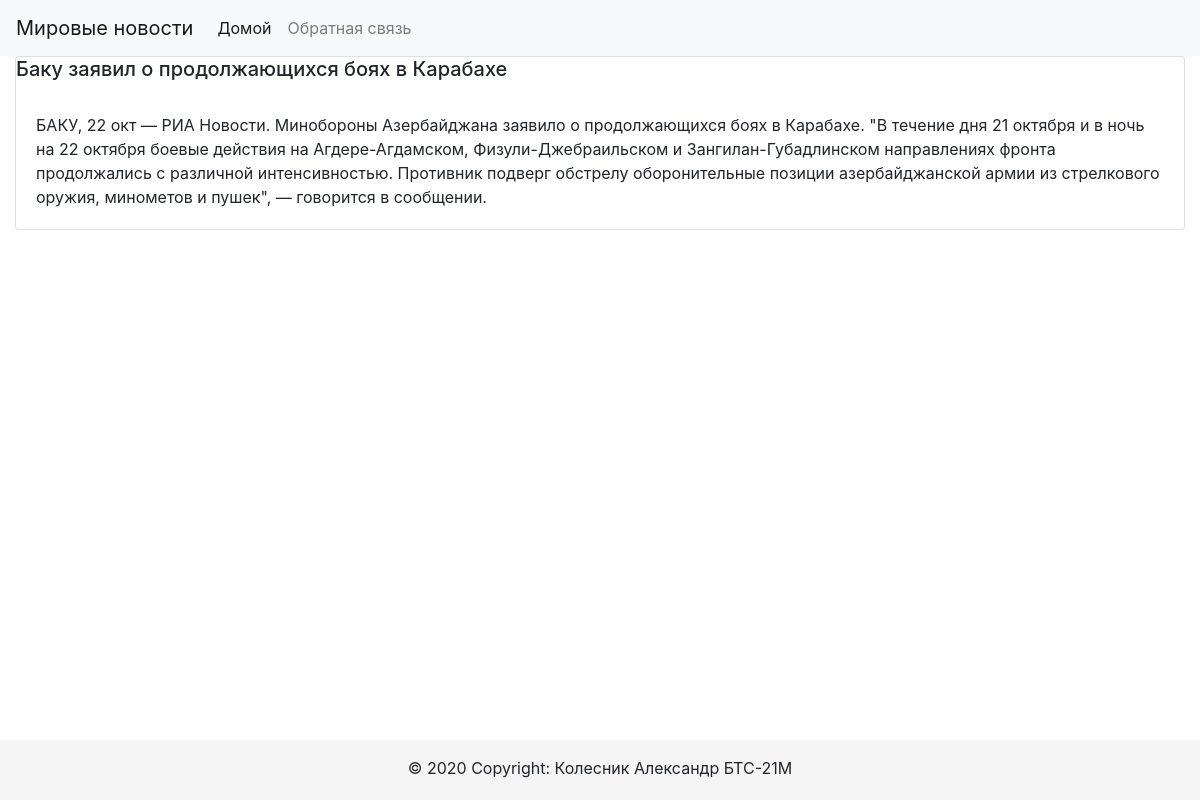
Screenshot of /news/20201022-39201 with the database file from the repository.
### news/models.py (models this page shows, shortened)
class News(models.Model):
    title = models.CharField(max_length=100)
    body = models.TextField()
    url = models.CharField(max_length=30, default='test', editable=False)
    date = models.DateField(auto_now_add=True, editable=False)

### news/views.py (the view)
# urls.py: re_path(r'^(?P<url>\d+-\d+)$', get_news),
def get_news(request, url):
    currentNews = get_object_or_404(News, url=url)
    context = {
        'news': currentNews,
    }
    return render(request, 'news/content.html', context)

### templates/news/content.html (shortened to what this page needs)
{% extends "base/base_generic.html" %}
{% block content %}
    <div class="card">
    <h5 class="card-title">{{ news.title }}</h5>
      <div class="card-body">
        {{ news.body }}
      </div>
    </div>
{% endblock %}

### static/css/sticky-footer-navbar.css (style rules this page uses)
html { position: relative; min-height: 100%; }
body { margin-bottom: 60px; }

### rows the page displays
News: title "Баку заявил о продолжающихся боях в Карабахе", body "БАКУ, 22 окт — РИА Новости. Минобороны Азербайджана заявило о продолжающихся боях в Карабахе. \"В течение дня 21 октября и в ночь на 22 октября боевые действия на Агдере-Агдамском, Физули-Джебраильском и Зангилан-Губадлинском направлениях фронта продолжались с различной интенсивностью. Противник подверг обстрелу оборонительные позиции азербайджанской армии из стрелкового оружия, минометов и пушек\", — говорится в сообщении."
